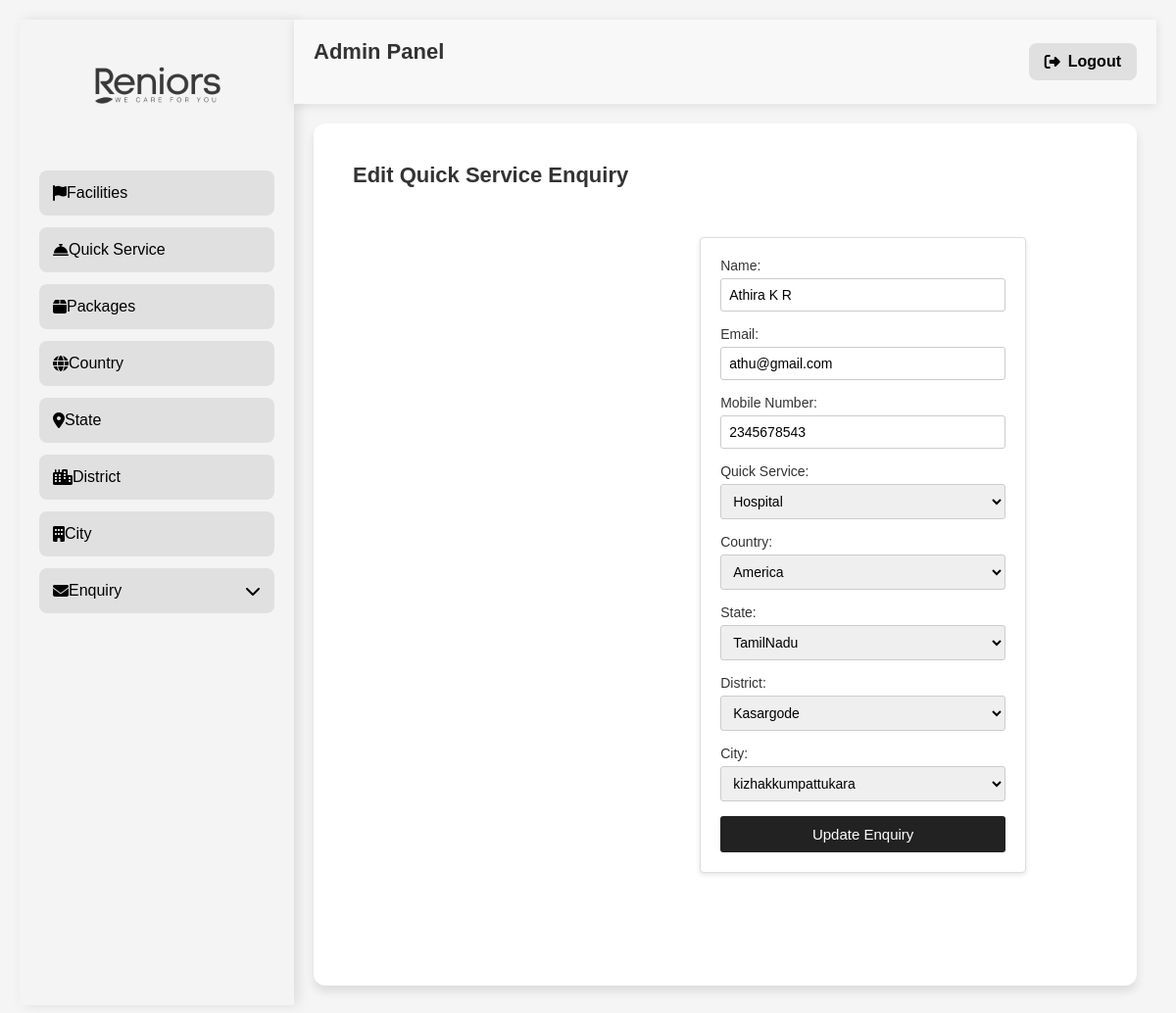
The app's page /quickservice-enquiry/edit/8/ (signed in) with its own data.
### reniorsapp/models.py (models this page shows, shortened)
class QuickServiceEnquiry(models.Model):
    name = models.CharField(max_length=255)
    email = models.EmailField()
    mobile_number = models.CharField(max_length=15)
    quick_service = models.ForeignKey("QuickService", on_delete=models.CASCADE)
    country = models.ForeignKey(Country, on_delete=models.CASCADE, null=True, blank=True)
    state = models.ForeignKey(State, on_delete=models.CASCADE, null=True, blank=True)
    district = models.ForeignKey(District, on_delete=models.CASCADE, null=True, blank=True)
    city = models.ForeignKey(City, on_delete=models.CASCADE, null=True, blank=True)

class QuickService(models.Model):
    name = models.CharField(max_length=255,null=True, blank=True)
    image = models.ImageField(upload_to='quickservice_images/', blank=True, null=True)

class Country(models.Model):
    name = models.CharField(max_length=255, null=True, blank=True)

class State(models.Model):
    name = models.CharField(max_length=255, null=True, blank=True)

class District(models.Model):
    name = models.CharField(max_length=255, null=True, blank=True)

class City(models.Model):
    name = models.CharField(max_length=255, null=True, blank=True)

### reniorsapp/views.py (the view, shortened to what this page needs)
# urls.py: path("quickservice-enquiry/edit/<int:enquiry_id>/", views.quick_service_enquiry_edit, name="quick_service_enquiry_edit"),
@admin_required
def quick_service_enquiry_edit(request, enquiry_id):
    enquiry = get_object_or_404(QuickServiceEnquiry, id=enquiry_id)
    quick_services = QuickService.objects.all()
    countries = Country.objects.all()
    states = State.objects.all()
    districts = District.objects.all()
    cities = City.objects.all()
    return render(request, "quick_service_enquiry_form.html", {
        "enquiry": enquiry,
        "quick_services": quick_services,
        "countries": countries,
        "states": states,
        "districts": districts,
        "cities": cities
    })

### reniorsapp/views.py (called while the page is built)
def admin_required(view_func):
    @wraps(view_func)
    def _wrapped_view(request, *args, **kwargs):
        if not request.session.get('admin_logged_in', False):
            return redirect('admin_login')  # Redirect to login if not authenticated
        return view_func(request, *args, **kwargs)
    return _wrapped_view

### reniorsapp/templates/quick_service_enquiry_form.html (shortened to what this page needs)
{% extends "adminpannel.html" %}
{% load static %}
{% block content %}
<div class="container mt-4">
    <h2>{% if enquiry %}Edit{% else %}Add{% endif %} Quick Service Enquiry</h2>
    <form method="POST">
        <label>Name:</label>
        <input type="text" name="name" value="{% if enquiry %}{{ enquiry.name }}{% endif %}" required>
        <label>Email:</label>
        <input type="email" name="email" value="{% if enquiry %}{{ enquiry.email }}{% endif %}" required>
        <label>Mobile Number:</label>
        <input type="text" name="mobile_number" value="{% if enquiry %}{{ enquiry.mobile_number }}{% endif %}" required>
        <label>Quick Service:</label>
        <select name="quick_service" required>
            {% for service in quick_services %}
                <option value="{{ service.id }}" {% if enquiry and enquiry.quick_service.id == service.id %}selected{% endif %}>
                    {{ service.name }}
                </option>
            {% endfor %}
        </select>
        <label>Country:</label>
        <select name="country">
            {% for country in countries %}
                <option value="{{ country.id }}" {% if enquiry and enquiry.country.id == country.id %}selected{% endif %}>
                    {{ country.name }}
                </option>
            {% endfor %}
        </select>
        <label>State:</label>
        <select name="state">
            {% for state in states %}
                <option value="{{ state.id }}" {% if enquiry and enquiry.state.id == state.id %}selected{% endif %}>
                    {{ state.name }}
                </option>
            {% endfor %}
        </select>
        <label>District:</label>
        <select name="district">
            {% for district in districts %}
                <option value="{{ district.id }}" {% if enquiry and enquiry.district.id == district.id %}selected{% endif %}>
                    {{ district.name }}
                </option>
            {% endfor %}
        </select>
        <label>City:</label>
        <select name="city">
            {% for city in cities %}
                <option value="{{ city.id }}" {% if enquiry and enquiry.city.id == city.id %}selected{% endif %}>
                    {{ city.name }}
                </option>
            {% endfor %}
        </select>
        <button type="submit">{% if enquiry %}Update{% else %}Add{% endif %} Enquiry</button>
    </form>
</div>
{% endblock %}

### reniorsapp/templates/adminpannel.html (style rules this page uses)
* { margin: 0; padding: 0; box-sizing: border-box; font-family: 'Poppins', sans-serif; }
body { display: flex; min-height: 100vh; background-color: #ffffff; color: #000000; align-items: flex-start; }
.container { display: flex; width: 100%; min-height: 100vh; flex-wrap: nowrap; }

### reniorsapp/templates/quick_service_enquiry_form.html (style rules this page uses)
body { font-family: Arial, sans-serif; background-color: #f5f5f5; margin: 0; padding: 20px; }
h2 { font-size: 22px; font-weight: 600; margin-bottom: 20px; color: #333; }
form { max-width: 700px; margin: auto; padding: 20px; background: #fff; border-radius: 4px; box-shadow: 0 2px 5px rgba(0, 0, 0, 0.1); border: 1px solid #ddd; }
label { font-weight: 500; display: block; margin-bottom: 5px; font-size: 14px; color: #333; }
input, select { width: 100%; padding: 8px; margin-bottom: 15px; border: 1px solid #ccc; border-radius: 3px; font-size: 14px; box-sizing: border-box; }
button { background-color: #222; color: white; border: none; padding: 10px; width: 100%; border-radius: 3px; cursor: pointer; font-size: 15px; font-weight: 500; transition: 0.3s ease; }

### records on screen
QuickServiceEnquiry: name "Athira K R", email "athu@gmail.com", mobile_number "2345678543", quick_service "Hospital", country "America", state "TamilNadu", district "Kasargode", city "kizhakkumpattukara"
